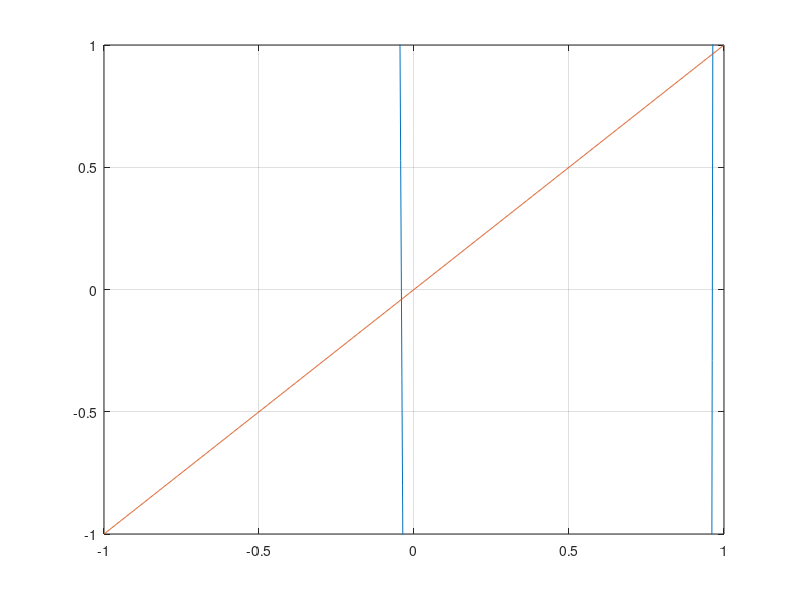

Recreate this plot in MATLAB.
P = @(x) 230 * x.^4 + 18 * x.^3 + 9 * x.^2 - 221 * x - 9;
t = linspace(-1, 1, 1000);
y = @(x) x;

figure();
plot(t, P(t), t, y(t));
grid on;
axis([-1 1 -1 1]); % ajustás la escala para ver bien la intersección


